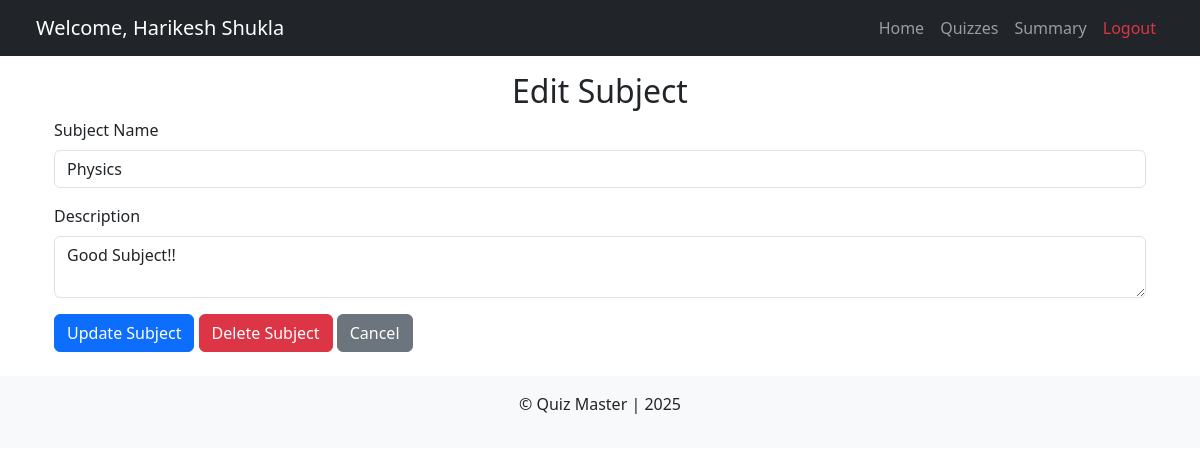
The app's page /edit_subject/1 (signed in) with its own data.
### models.py (models this page shows)
class User(db.Model, UserMixin):
  id = db.Column(db.Integer, primary_key=True)
  name = db.Column(db.String(100), nullable=False)
  email = db.Column(db.String(150), unique=True, nullable=False)
  pwd = db.Column(db.String(255), nullable=False)
  dob = db.Column(db.String, nullable=False)
  role_id = db.Column(db.Integer, db.ForeignKey('role.id'), default=1)
  active = db.Column(db.Boolean, default=True)
  fs_uniquifier = db.Column(db.String, unique=True, default=lambda: str(uuid.uuid4()))
  attempts = db.relationship('QuizAttempt', backref='user', cascade="all, delete", lazy=True)

class Subject(db.Model):
  id = db.Column(db.Integer, primary_key=True)
  name = db.Column(db.String(100), unique=True, nullable=False)
  description = db.Column(db.Text, nullable=True)
  chapters = db.relationship('Chapter', backref='subject', cascade="all, delete", lazy=True)

### routes.py (the view)
@app.route('/edit_subject/<int:subject_id>', methods=['GET', 'POST'])
@auth_required()
def edit_subject(subject_id):
  subject = Subject.query.get_or_404(subject_id)
  if request.method == 'POST':
    subject.name = request.form.get("name")
    subject.description = request.form.get("description")
    db.session.commit()
    flash("Subject updated successfully!", "success")
    return redirect(url_for('dashboard'))
  return render_template('admin/new_subject.html', subject=subject)

### templates/admin/new_subject.html (shortened to what this page needs)
{% extends 'admin/admin_base.html' %}
{% block content %}
<div class="container">
  <h2 class="text-center">{{ "Edit Subject" if subject else "Add New Subject" }}</h2>
  <form method="POST" action="{{ url_for('edit_subject', subject_id=subject.id) if subject else url_for('add_subject') }}">
    <div class="mb-3">
      <label for="name" class="form-label">Subject Name</label>
      <input type="text" class="form-control" id="name" name="name" value="{{ subject.name if subject else '' }}" required>
    </div>
    <div class="mb-3">
      <label for="description" class="form-label">Description</label>
      <textarea class="form-control" id="description" name="description">{{ subject.description if subject else '' }}</textarea>
    </div>
    <button type="submit" class="btn btn-primary">{{ "Update Subject" if subject else "Add Subject" }}</button>
    {% if subject %}
    <a href="{{ url_for('delete_subject', subject_id=subject.id) }}" class="btn btn-danger">Delete Subject</a>
    {% endif %}
    <a href="{{ url_for('dashboard') }}" class="btn btn-secondary">Cancel</a>
  </form>
</div>
{% endblock %}

### templates/admin/admin_base.html (shortened to what this page needs)
<!DOCTYPE html>
<html lang="en">
<head>
  <link href="https://cdn.jsdelivr.net/npm/bootstrap@5.3.0/dist/css/bootstrap.min.css" rel="stylesheet">
</head>
<body>
<header>
  <nav class="navbar navbar-expand-lg navbar-dark bg-dark px-4">
    <div class="container-fluid">
      <span class="navbar-brand">
          Welcome, {% if current_user.is_authenticated %} {{ current_user.name }} {% else %} Guest {% endif %}
      </span>
      <div class="collapse navbar-collapse justify-content-end" id="navbarNav">
        <ul class="navbar-nav">
          <li class="nav-item"><a class="nav-link" href="{{ url_for('dashboard') }}">Home</a></li>
          <li class="nav-item"><a class="nav-link" href="{{ url_for('quiz') }}"> Quizzes</a></li>
          <li class="nav-item"><a class="nav-link" href="{{ url_for('summary') }}">Summary</a></li>
          <li class="nav-item"><a class="nav-link text-danger" href="{{ url_for('logout') }}">Logout</a></li>
        </ul>
      </div>
    </div>
  </nav>
</header>
<main class="container mt-3">
  {% block content %}{% endblock %}
</main>
<footer class="text-center mt-4 py-3 bg-light">
  <p>&copy; Quiz Master | 2025</p>
</footer>
</body>
</html>

### records on screen
User: name "Harikesh Shukla"
Subject: name "Physics", description "Good Subject!!"

### other values on screen
{{ "Edit Subject" if subject else "Add New Subject" }} "Edit Subject"
{{ "Update Subject" if subject else "Add Subject" }} "Update Subject"
